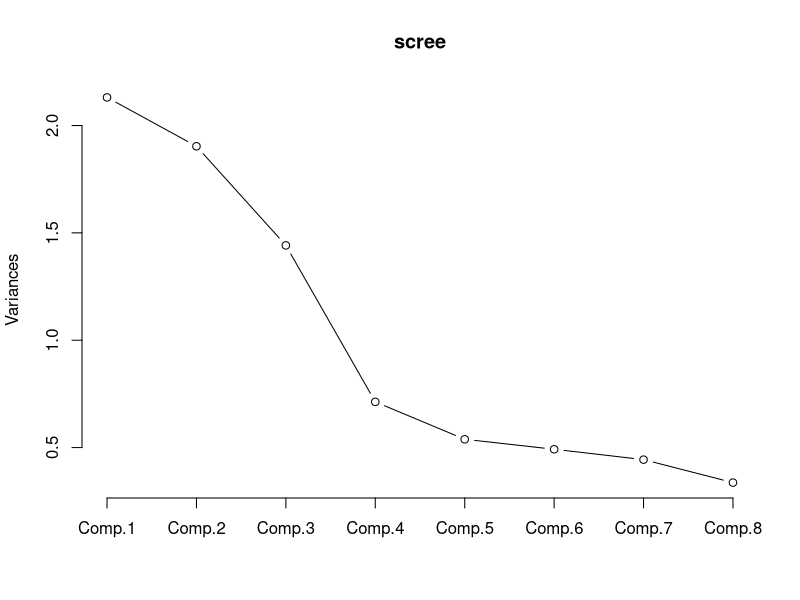
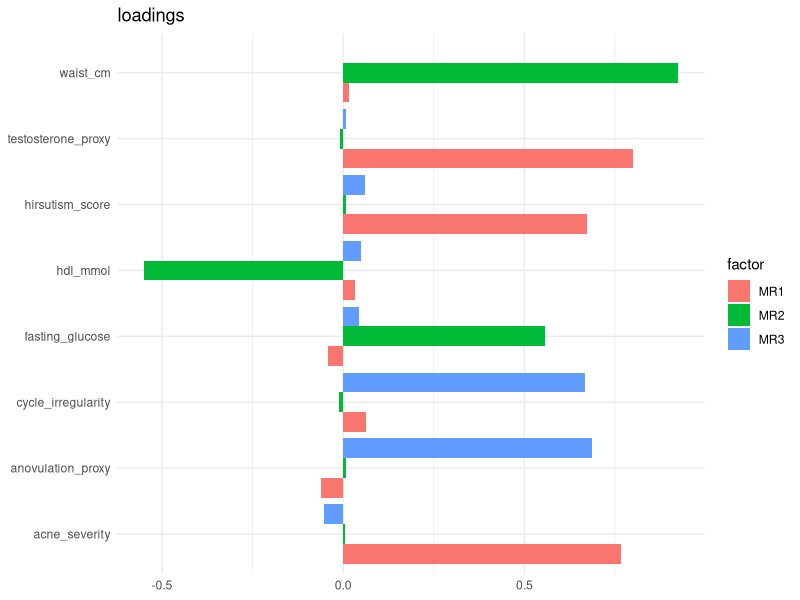

R code for these plots, in order:
## ---- chunk 1
knitr::opts_chunk$set(echo = TRUE, message = FALSE, warning = FALSE)
## ---- chunk 2
library(psych)
library(ggplot2)
library(tidyr)
## ---- chunk 3
set.seed(20260328)
n <- 300

F_metabolic  <- rnorm(n)
F_androgen   <- rnorm(n)
F_cycle      <- rnorm(n)

waist_cm <- 80 + 8 * F_metabolic + rnorm(n, 0, 5)
fasting_glucose <- 5.0 + 0.35 * F_metabolic + rnorm(n, 0, 0.45)
hdl_mmol <- 1.5 - 0.12 * F_metabolic + rnorm(n, 0, 0.18)

acne_severity <- pmax(0, 2 + 0.9 * F_androgen + rnorm(n, 0, 0.9))
hirsutism_score <- pmax(0, 3 + 1.0 * F_androgen + rnorm(n, 0, 1.0))
testosterone_proxy <- 1.0 + 0.45 * F_androgen + rnorm(n, 0, 0.35)

cycle_irregularity <- pmax(0, 4 + 1.1 * F_cycle + rnorm(n, 0, 1.2))
anovulation_proxy <- pmax(0, 2 + 0.95 * F_cycle + rnorm(n, 0, 1.0))

X <- data.frame(
  waist_cm,
  fasting_glucose,
  hdl_mmol,
  acne_severity,
  hirsutism_score,
  testosterone_proxy,
  cycle_irregularity,
  anovulation_proxy
)

knitr::kable(head(X, 6))
## ---- chunk 4
R <- cor(X)
round(R, 2)
## ---- chunk 5
KMO(X)
cortest.bartlett(R, n = n)
## ---- chunk 6
ev <- eigen(R)$values
data.frame(factor = seq_along(ev), eigenvalue = ev)

screeplot(princomp(X, cor = TRUE), type = "lines", main = "scree")
## ---- chunk 7
fa_fit <- fa(
  r = X,
  nfactors = 3,
  rotate = "oblimin",
  fm = "minres",
  scores = "regression"
)

print(fa_fit$loadings, cutoff = 0.35)
## ---- chunk 8
fa_fit$Phi
## ---- chunk 9
loadings_mat <- unclass(fa_fit$loadings)
loadings_df <- as.data.frame(loadings_mat)
loadings_df$variable <- rownames(loadings_df)
loadings_long <- pivot_longer(
  loadings_df,
  cols = -variable,
  names_to = "factor",
  values_to = "loading"
)

ggplot(loadings_long, aes(x = variable, y = loading, fill = factor)) +
  geom_col(position = "dodge") +
  coord_flip() +
  labs(title = "loadings", x = NULL, y = NULL) +
  theme_minimal()
